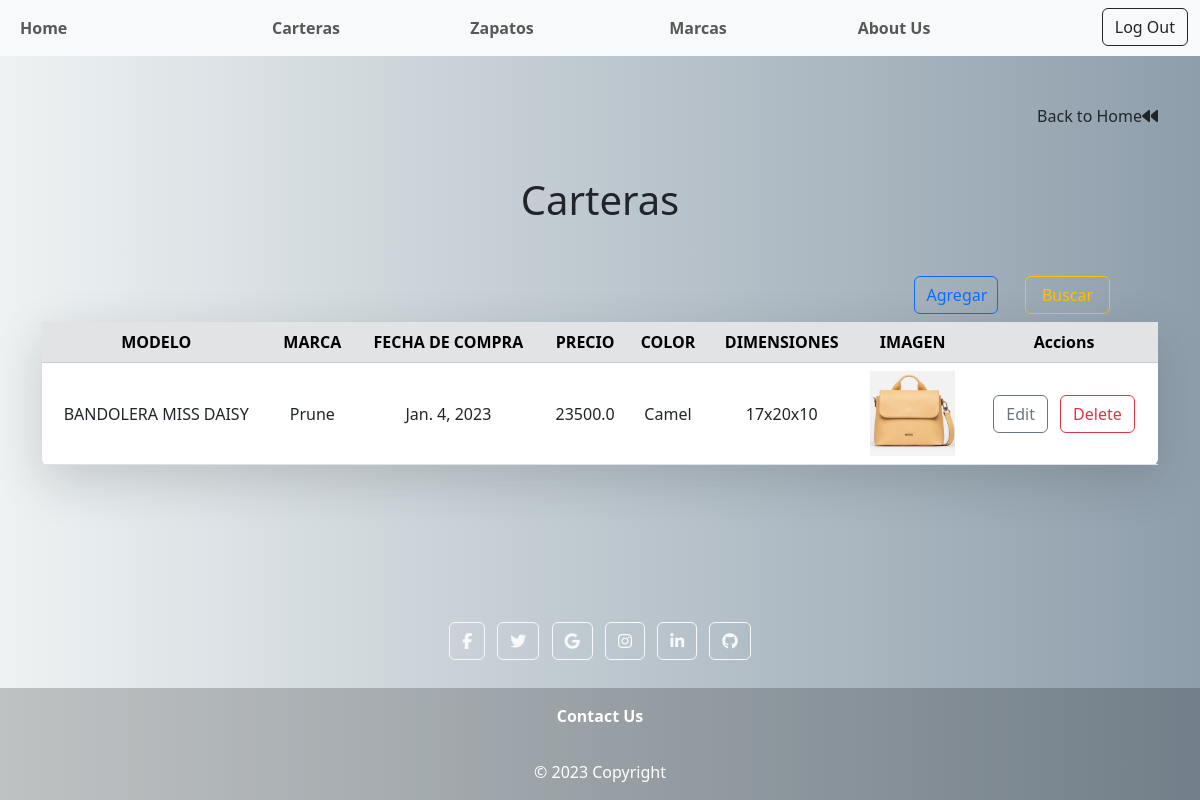
The app's page /tienda/cartera/ with its own data.
### tienda/models.py (models this page shows, shortened)
class Cartera(models.Model):
    modelo = models.CharField(max_length=40)
    marca = models.ForeignKey(Marca, on_delete=models.CASCADE)
    fecha_compra = models.DateField()
    precio = models.FloatField()
    color = models.CharField(max_length=15)
    dimensiones = models.CharField(max_length=15)
    imagen = models.ImageField(upload_to='carteras/', null=True, blank=True)

class Marca(models.Model):
    marca = models.CharField(max_length=40)
    pais  = models.CharField(max_length=15)
    ano_origen = models.IntegerField()
    contacto = models.EmailField()
    imagen = models.ImageField(upload_to='marcas/', null=True, blank=True)
    def __str__(self,):
        return str(self.marca)

### tienda/views.py (the view)
# urls.py: path('cartera/', views.cartera, name='cartera'),
def cartera(request):
    carteras = Cartera.objects.all()
    params = {'carteras':carteras,'MEDIA_URL': settings.MEDIA_URL}
    return render(request,'cartera.html', params)

### templates/cartera.html (shortened to what this page needs)
{% extends "layout_home.html" %}
{% load static %}
{% block next_content %}
<div class="container">
    <a class="nav-link text-end" href="{% url 'home' %}">Back to Home<i class="fa-solid fa-backward"></i> </a>
    <div class="row">
        <div class="col-sm-12">
            <div class="d-flex align-items-center flex-column">
                <h1 class="mb-0 text-align-center">Carteras</h1>
            </div>
            <div class="col-lg-6 mx-auto">
            </div>
            <div class=" mb-1 mx-5 d-flex justify-content-end">
                <a href="{% url 'add_cartera' %}" class="btn btn-outline-primary btn-block col-sm-1" role="button">Agregar</a>
                <a href="{% url 'buscar_cartera' %}" class="btn btn-outline-warning btn-block col-sm-1" role="button">Buscar</a>
            </div>
            <div class="d-flex align-items-center flex-column">
                <table class="table align-middle table-responsive table-hover shadow-lg p-3 mb-5 bg-white rounded">
                    <thead>
                        <tr class="table-secondary">
                            <th scope="col" style="text-align:center">MODELO</th>
                            <th scope="col" style="text-align:center">MARCA</th>
                            <th scope="col" style="text-align:center">FECHA DE COMPRA</th>
                            <th scope="col" style="text-align:center">PRECIO</th>
                            <th scope="col" style="text-align:center">COLOR</th>
                            <th scope="col" style="text-align:center">DIMENSIONES</th>
                            <th scope="col" style="text-align:center">IMAGEN</th>
                            <th scope="col" class="text-center" style="text-align:center">Accions</th>
                        </tr>
                    </thead>
                    <tbody>
                        {% for cartera in carteras %}
                            <tr>
                                <td style="text-align:center"> {{ cartera.modelo }}</td>
                                <td style="text-align:center"> {{ cartera.marca }}</td>
                                <td style="text-align:center"> {{ cartera.fecha_compra }}</td>
                                <td style="text-align:center"> {{ cartera.precio }}</td>
                                <td style="text-align:center"> {{ cartera.color }}</td>
                                <td style="text-align:center"> {{ cartera.dimensiones }}</td>
                                {% if cartera.imagen %}
                                    <td style="text-align:center"> <img src="{{ cartera.imagen.url }}" alt="Miniatura de la imagen" width="85"></td>
                                {% else %}
                                    <td style="text-align:center"> No hay imagen disponible </td>
                                {% endif %}
                                <td style="text-align:center">
                                    <a href="#"><button class="btn btn-outline-secondary mx-1 ">Edit</button></a>
                                    <a href="#"><button class="btn btn-outline-danger mx-1">Delete</button></a>
                                </td>
                            </tr>
                            {% empty %}
                            <tr>
                                <td colspan="6" style="text-align:center"> No existen carteras cargadas aun </td>
                            </tr>
                        {% endfor %}
                    </tbody>
                </table>
                <div class="col-lg-6 mx-auto">
                </div>
            </div>
        </div>
    </div>
</div>
{% endblock %}

### records on screen
Cartera: modelo "BANDOLERA MISS DAISY", marca "Prune", fecha_compra "Jan. 4, 2023", precio "23500.0", color "Camel", dimensiones "17x20x10", imagen (picture)
